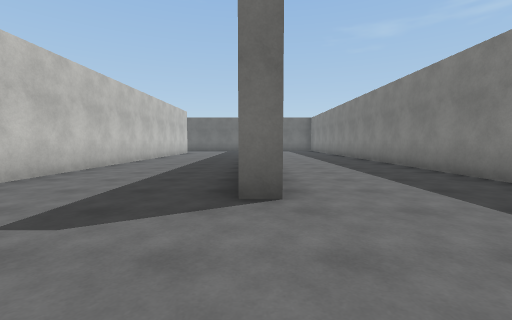
[1] (above)

23 first-person views from a walk through a scene from a Unity 3-D project. The camera is 1.3 m above the floor, tilts 4° down and sees 90° across. The floor is counted in squares, 2 m on a side. Each view is taken from the middle of a square. On the plan, view 1 faces up. The plan holds only what a view shows up to about 9 squares ahead; the rest is blank. The place goes on beyond the plan. The player character is not drawn. Some animated figures are left out. Surface patterns are stand-ins for the level's own textures.

[2]
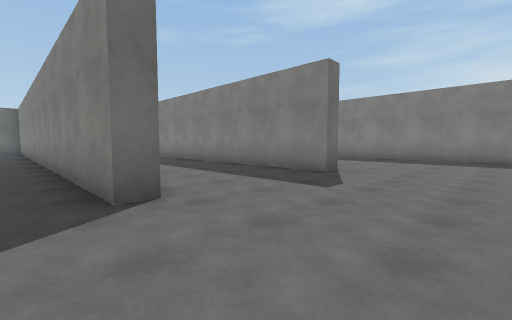

[3]
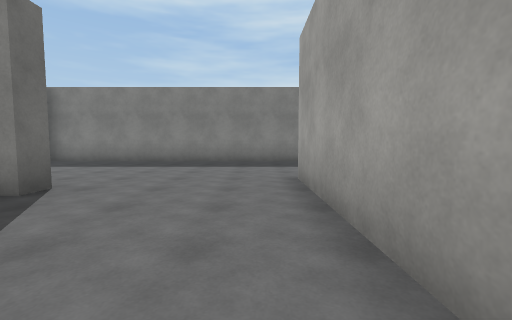

[4]
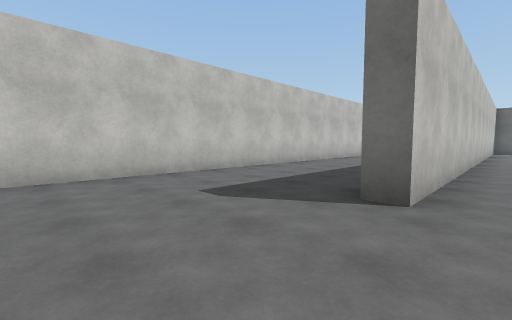

[5]
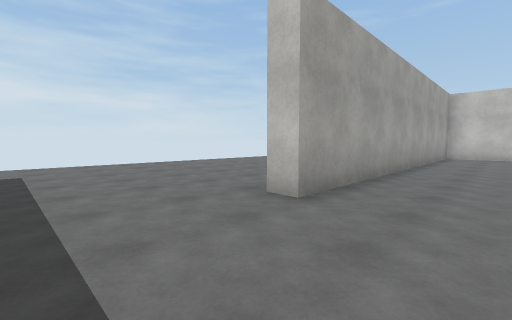

[6]
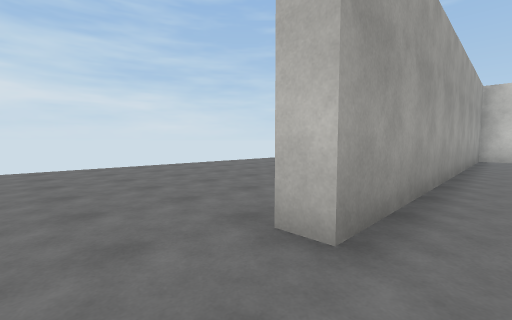

[7]
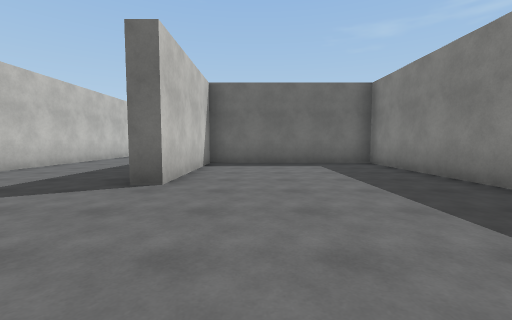

[8]
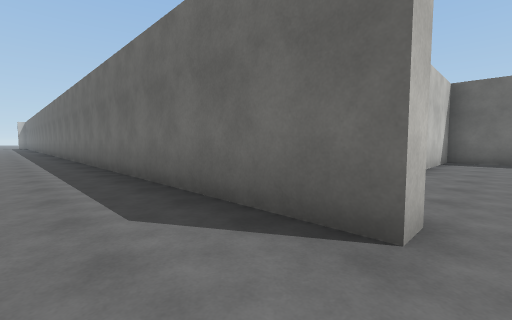

[9]
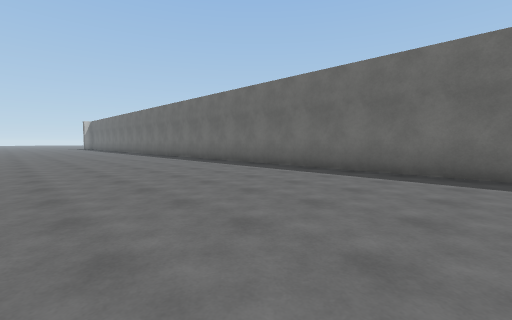

[10]
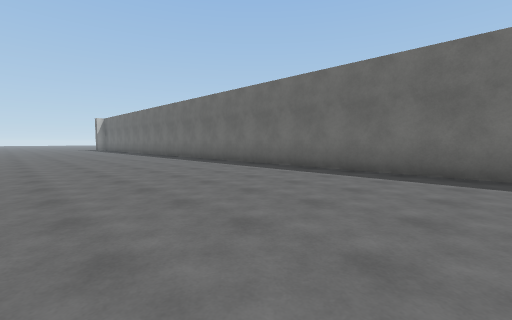

[11]
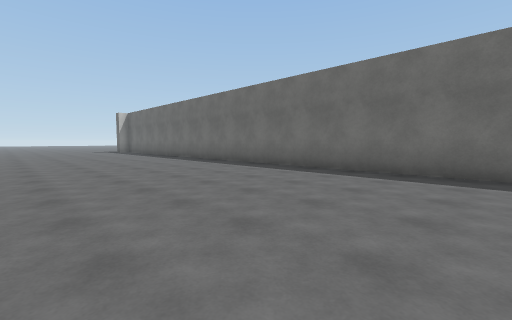

[12]
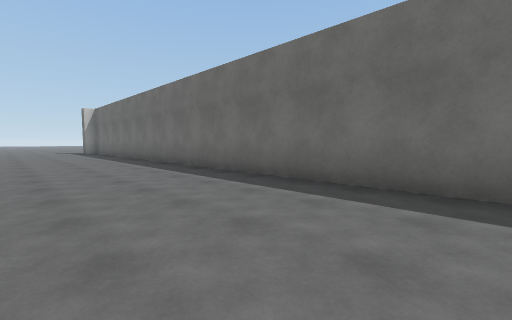

[13]
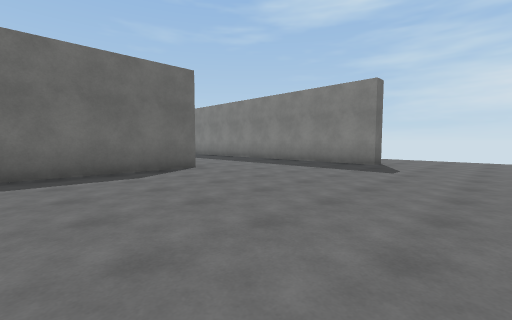

[14]
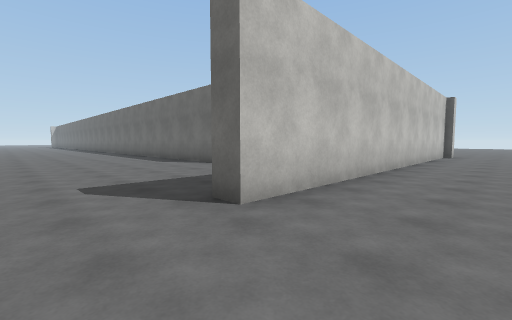

[15]
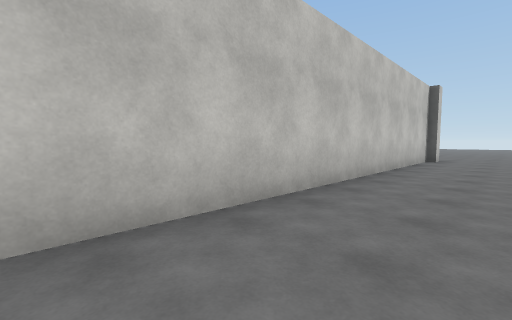

[16]
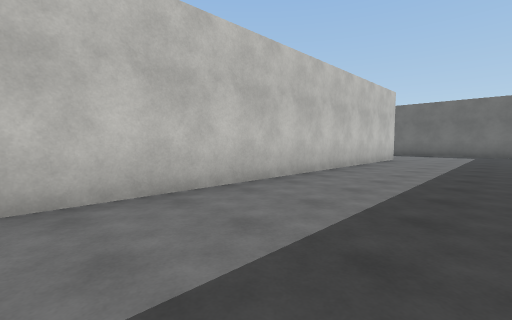

[17]
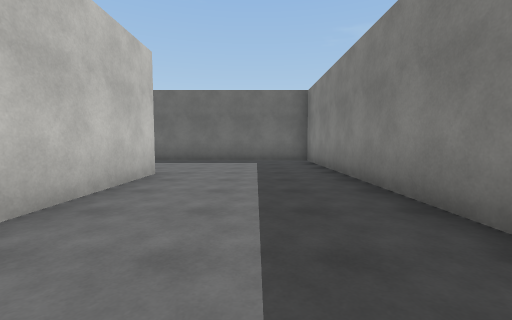

[18]
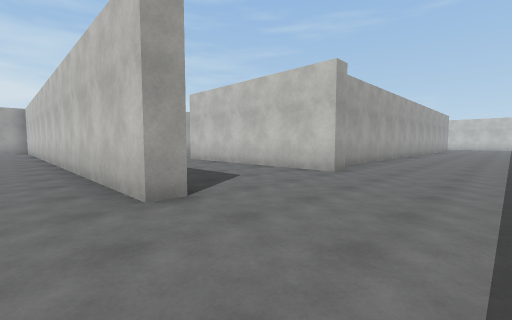

[19]
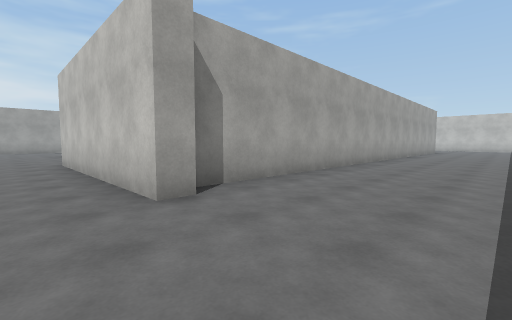

[20]
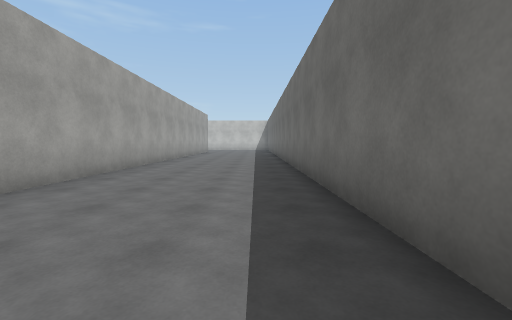

[21]
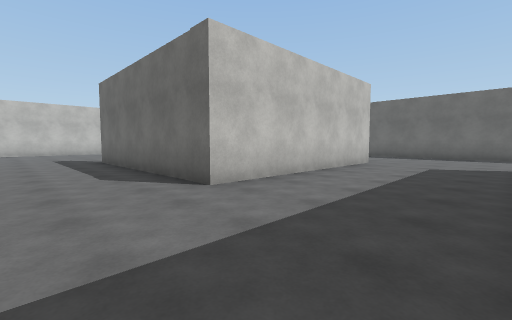

[22]
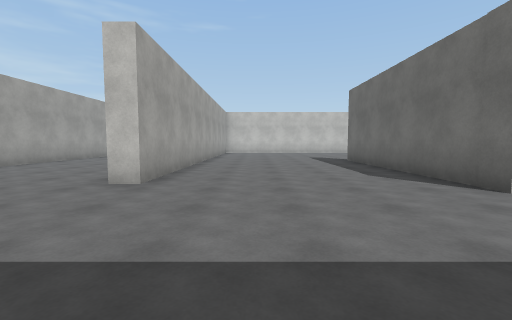

[23]
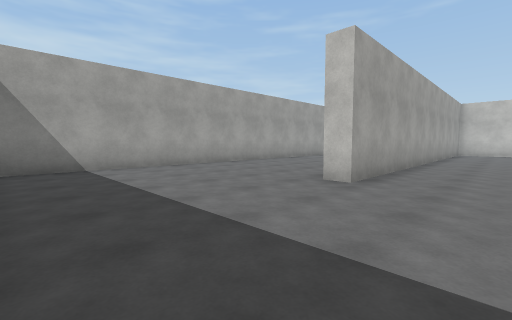

### Floor plan
Points are (right, up) in squares from view 1. A wall is a line through its corners. A room is listed if a view was taken in it or the views show most of it. See-through windows are left out.
Room 1 (views 1, 2, 3, 4, 5, 6, 7, 8, 9, 10, 11, 12, 13, 14, 15, 16, 17, 18, 19, 20, 21, 22, 23)
walls: (0.3, 12.1) (0.3, 2.9) (-0.2, 2.9) (-0.2, 19) (-5.9, 19); (-14, -0.7) (-4.9, -0.7); (-16, 4.2) (-9, 4.2) (-9, 3.6); (-4.6, 15.3) (-4.1, 15.3) (-4.1, -0.7) (5.5, -0.7) (5.5, -1.2) (-17.5, -1.2); (-8.8, 15.3) (-8.2, 15.3) (-8.2, 9.2) (-14.1, 9.2); (10, 7) (10, -4.3) (9.5, -4.3) (9.5, 6.9) (4.6, 6.9) (4.6, 2.9) (4.1, 2.9) (4.1, 9.1); (-8.9, 19) (-17.1, 19); (10.3, 7.5) (10.3, 6.9); (-17, 14.8) (-8.9, 14.8)
ways out: opening at (11.5, 7)

Where each view was taken, in squares from view 1:
view 1: 0 up, 0 right, facing up
view 2: 0 up, 1 left, facing up-right
view 3: 0 up, 1 right, facing right
view 4: 0 up, 1 right, facing up-left
view 5: 1 up, 8 right, facing down-left
view 6: 0 up, 7 right, facing down-left
view 7: 1 down, 6 right, facing up
view 8: 3 down, 6 right, facing up-left
view 9: 7 down, 1 right, facing up-left
view 10: 7 down, 3 left, facing up-left
view 11: 7 down, 8 left, facing up-left
view 12: 5 down, 9 left, facing up-left
view 13: 7 down, 2 right, facing up-right
view 14: 6 down, 12 right, facing up-left
view 15: 3 down, 12 right, facing up-left
view 16: 5 up, 1 left, facing up-left
view 17: 10 up, 2 left, facing up
view 18: 18 up, 3 left, facing down-left
view 19: 18 up, 7 left, facing down-left
view 20: 18 up, 8 left, facing left
view 21: 7 up, 5 left, facing up-left
view 22: 6 up, 5 left, facing left
view 23: 6 up, 5 left, facing down-left
